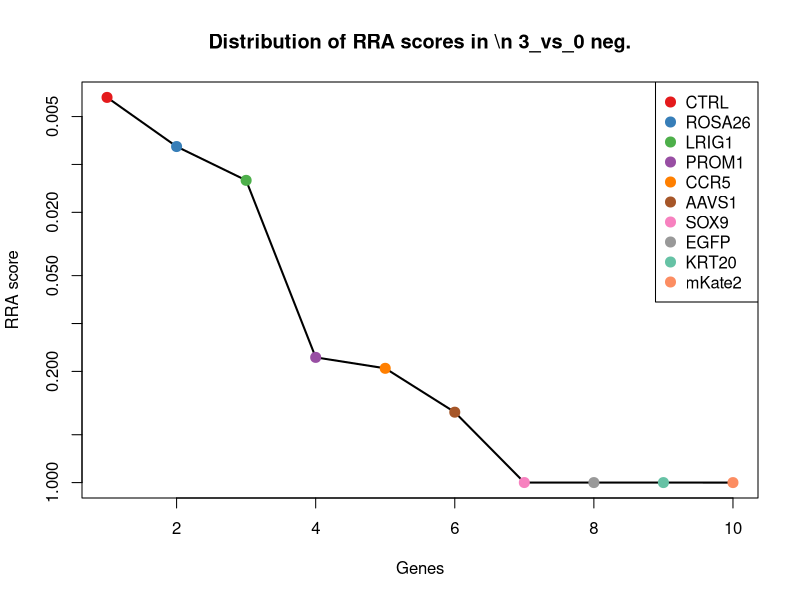
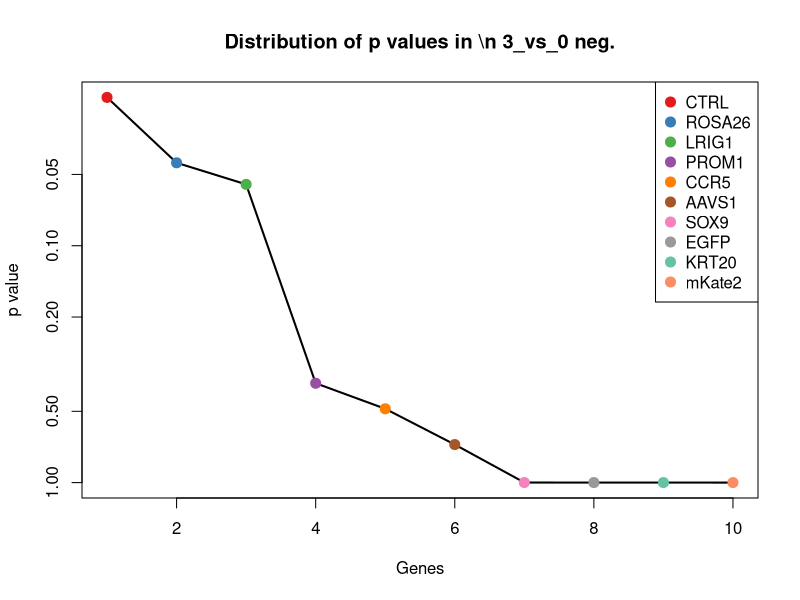
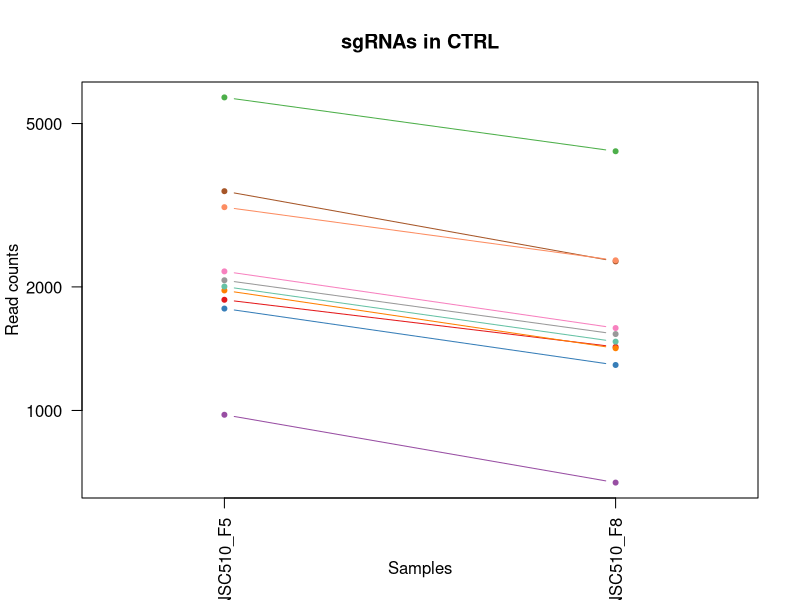
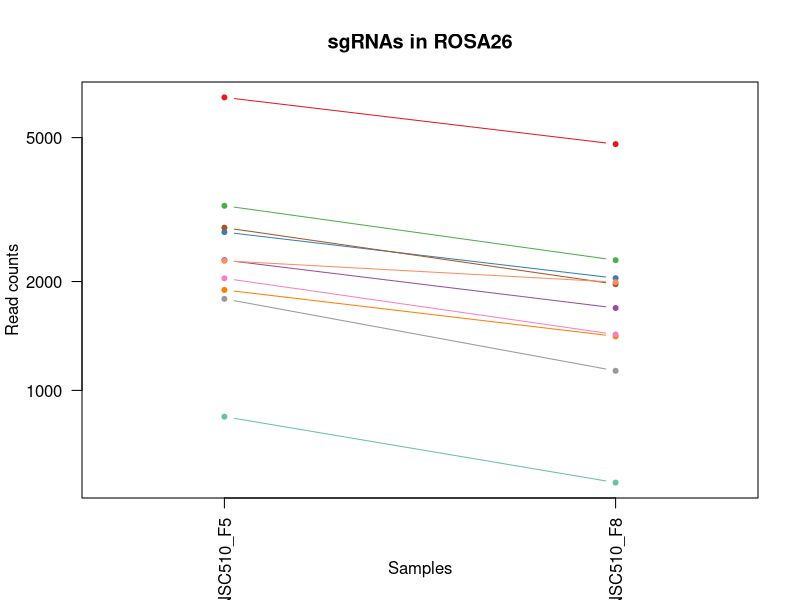
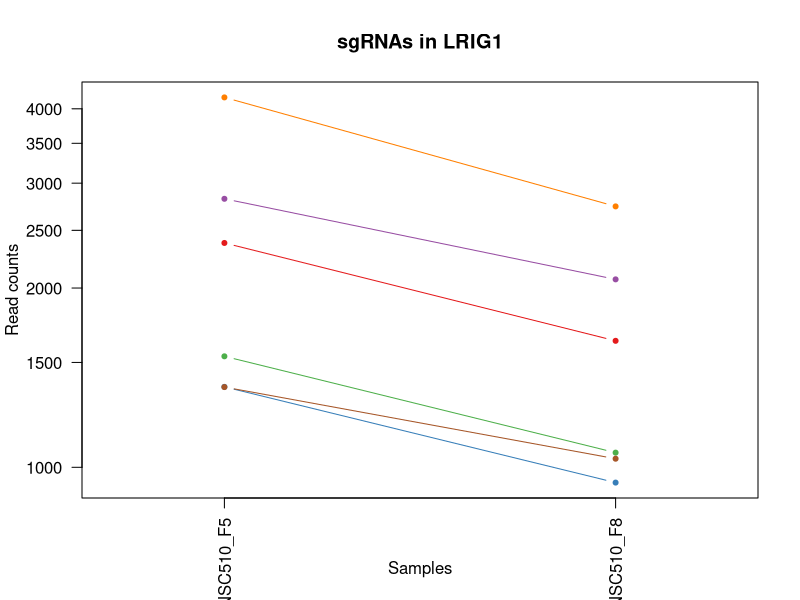
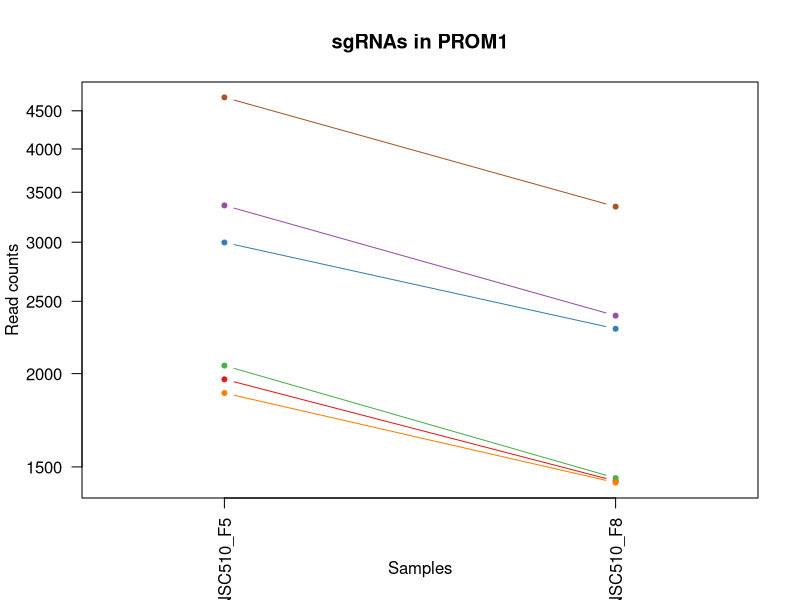
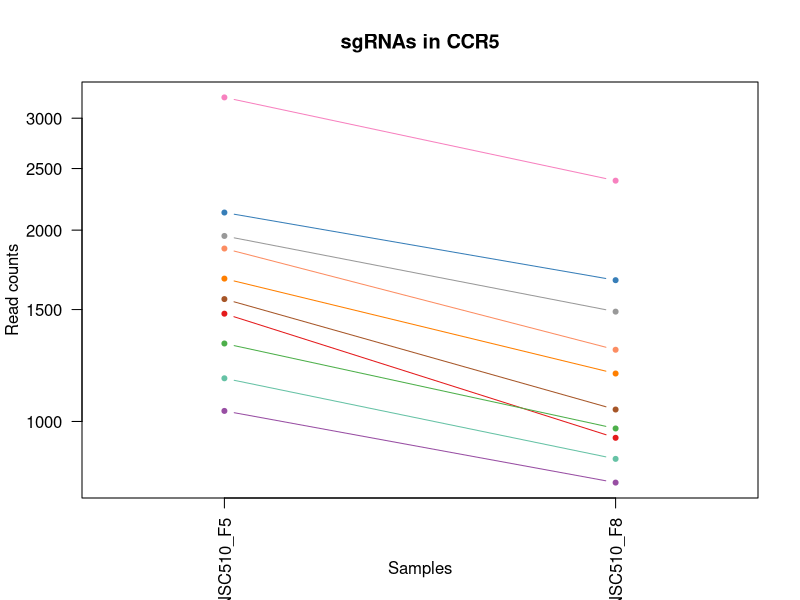
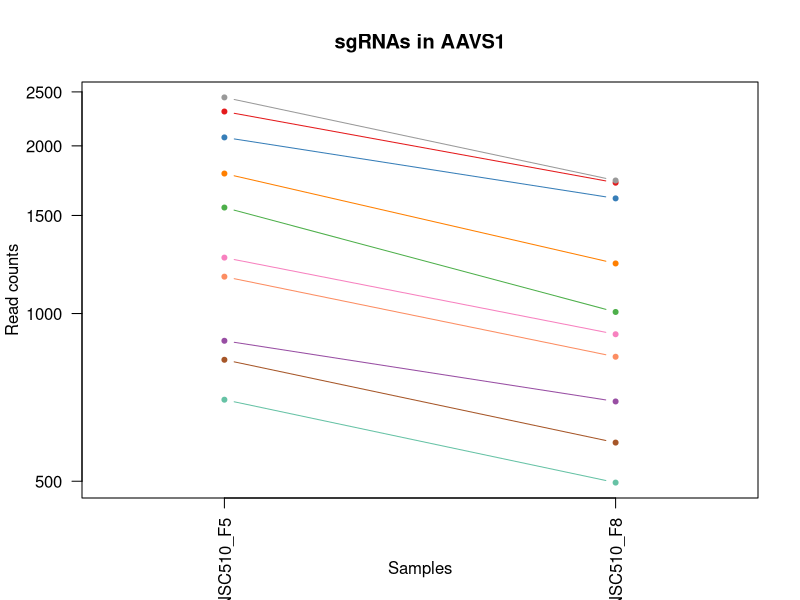

Here is the R script that generated these plots, in order: (Note: this script raises an error after producing the figures.)
pdf(file='S10B_c0_t3.pdf',width=4.5,height=4.5);
gstable=read.table('S10B_c0_t3.gene_summary.txt',header=T)
# 
#
# parameters
# Do not modify the variables beginning with "__"

# gstablename='__GENE_SUMMARY_FILE__'
startindex=3
# outputfile='__OUTPUT_FILE__'
targetgenelist=c("CTRL","ROSA26","LRIG1","PROM1","CCR5","AAVS1","SOX9","EGFP","KRT20","mKate2")
# samplelabel=sub('.\\w+.\\w+$','',colnames(gstable)[startindex]);
samplelabel='3_vs_0 neg.'


# You need to write some codes in front of this code:
# gstable=read.table(gstablename,header=T)
# pdf(file=outputfile,width=6,height=6)


# set up color using RColorBrewer
#library(RColorBrewer)
#colors <- brewer.pal(length(targetgenelist), "Set1")

colors=c( "#E41A1C", "#377EB8", "#4DAF4A", "#984EA3", "#FF7F00",  "#A65628", "#F781BF",
          "#999999", "#66C2A5", "#FC8D62", "#8DA0CB", "#E78AC3", "#A6D854", "#FFD92F", "#E5C494", "#B3B3B3", 
          "#8DD3C7", "#FFFFB3", "#BEBADA", "#FB8072", "#80B1D3", "#FDB462", "#B3DE69", "#FCCDE5",
          "#D9D9D9", "#BC80BD", "#CCEBC5", "#FFED6F")

######
# function definition

plotrankedvalues<-function(val, tglist, ...){
  
  plot(val,log='y',ylim=c(max(val),min(val)),type='l',lwd=2, ...)
  if(length(tglist)>0){
    for(i in 1:length(tglist)){
      targetgene=tglist[i];
      tx=which(names(val)==targetgene);ty=val[targetgene];
      points(tx,ty,col=colors[(i %% length(colors)) ],cex=2,pch=20)
      # text(tx+50,ty,targetgene,col=colors[i])
    }
    legend('topright',tglist,pch=20,pt.cex = 2,cex=1,col=colors)
  }
}



plotrandvalues<-function(val,targetgenelist, ...){
  # choose the one with the best distance distribution
  
  mindiffvalue=0;
  randval=val;
  for(i in 1:20){
    randval0=sample(val)
    vindex=sort(which(names(randval0) %in% targetgenelist))
    if(max(vindex)>0.9*length(val)){
      # print('pass...')
      next;
    }
    mindiffind=min(diff(vindex));
    if (mindiffind > mindiffvalue){
      mindiffvalue=mindiffind;
      randval=randval0;
      # print(paste('Diff: ',mindiffvalue))
    }
  }
  plot(randval,log='y',ylim=c(max(randval),min(randval)),pch=20,col='grey', ...)
  
  if(length(targetgenelist)>0){
    for(i in 1:length(targetgenelist)){
      targetgene=targetgenelist[i];
      tx=which(names(randval)==targetgene);ty=randval[targetgene];
      points(tx,ty,col=colors[(i %% length(colors)) ],cex=2,pch=20)
      text(tx+50,ty,targetgene,col=colors[i])
    }
  }
  
}




# set.seed(1235)



pvec=gstable[,startindex]
names(pvec)=gstable[,'id']
pvec=sort(pvec);

plotrankedvalues(pvec,targetgenelist,xlab='Genes',ylab='RRA score',main=paste('Distribution of RRA scores in \\n',samplelabel))

# plotrandvalues(pvec,targetgenelist,xlab='Genes',ylab='RRA score',main=paste('Distribution of RRA scores in \\n',samplelabel))


pvec=gstable[,startindex+1]
names(pvec)=gstable[,'id']
pvec=sort(pvec);

plotrankedvalues(pvec,targetgenelist,xlab='Genes',ylab='p value',main=paste('Distribution of p values in \\n',samplelabel))

# plotrandvalues(pvec,targetgenelist,xlab='Genes',ylab='p value',main=paste('Distribution of p values in \\n',samplelabel))



# you need to write after this code:
# dev.off()






# parameters
# Do not modify the variables beginning with "__"
targetmat=list(c(1859.580712707565,1427.235741709487),c(1769.9763854995033,1289.5969140384861),c(5788.206799128553,4279.077183835385),c(975.1743662383851,666.2771275793674),c(1959.6582729659197,1416.7155765371813),c(3420.09243720121,2306.546214028047),c(2180.7598595832146,1586.791580156125),c(2074.863836519142,1534.190754294596),c(2002.714897728235,1470.1930828297357),c(3126.8419117930084,2320.5731009244546))
targetgene="CTRL"
collabel=c("S77_MNSC510_F5","S80_MNSC510_F8")

# set up color using RColorBrewer
#library(RColorBrewer)
#colors <- brewer.pal(length(targetgenelist), "Set1")

colors=c( "#E41A1C", "#377EB8", "#4DAF4A", "#984EA3", "#FF7F00",  "#A65628", "#F781BF",
          "#999999", "#66C2A5", "#FC8D62", "#8DA0CB", "#E78AC3", "#A6D854", "#FFD92F", "#E5C494", "#B3B3B3", 
          "#8DD3C7", "#FFFFB3", "#BEBADA", "#FB8072", "#80B1D3", "#FDB462", "#B3DE69", "#FCCDE5",
          "#D9D9D9", "#BC80BD", "#CCEBC5", "#FFED6F")


## code

targetmatvec=unlist(targetmat)+1
yrange=range(targetmatvec[targetmatvec>0]);
# yrange[1]=1; # set the minimum value to 1
for(i in 1:length(targetmat)){
  vali=targetmat[[i]]+1;
  if(i==1){
    plot(1:length(vali),vali,type='b',las=1,pch=20,main=paste('sgRNAs in',targetgene),ylab='Read counts',xlab='Samples',xlim=c(0.7,length(vali)+0.3),ylim = yrange,col=colors[(i %% length(colors))],xaxt='n',log='y')
    axis(1,at=1:length(vali),labels=(collabel),las=2)
    # lines(0:100,rep(1,101),col='black');
  }else{
    lines(1:length(vali),vali,type='b',pch=20,col=colors[(i %% length(colors))])
  }
}




# parameters
# Do not modify the variables beginning with "__"
targetmat=list(c(6457.330021786157,4795.441957709394),c(2738.1685963710265,2041.788723858351),c(3238.5563976627996,2289.8892858385625),c(2291.310652891862,1688.486510155081),c(1894.4914895418747,1409.7021330889775),c(2817.2996905287955,1965.5175263591339),c(2039.953059684832,1426.3590612784615),c(1789.7591590389457,1131.7944364538992),c(844.8407993902955,554.938712839131),c(2280.837419841569,1990.941258858873))
targetgene="ROSA26"
collabel=c("S77_MNSC510_F5","S80_MNSC510_F8")

# set up color using RColorBrewer
#library(RColorBrewer)
#colors <- brewer.pal(length(targetgenelist), "Set1")

colors=c( "#E41A1C", "#377EB8", "#4DAF4A", "#984EA3", "#FF7F00",  "#A65628", "#F781BF",
          "#999999", "#66C2A5", "#FC8D62", "#8DA0CB", "#E78AC3", "#A6D854", "#FFD92F", "#E5C494", "#B3B3B3", 
          "#8DD3C7", "#FFFFB3", "#BEBADA", "#FB8072", "#80B1D3", "#FDB462", "#B3DE69", "#FCCDE5",
          "#D9D9D9", "#BC80BD", "#CCEBC5", "#FFED6F")


## code

targetmatvec=unlist(targetmat)+1
yrange=range(targetmatvec[targetmatvec>0]);
# yrange[1]=1; # set the minimum value to 1
for(i in 1:length(targetmat)){
  vali=targetmat[[i]]+1;
  if(i==1){
    plot(1:length(vali),vali,type='b',las=1,pch=20,main=paste('sgRNAs in',targetgene),ylab='Read counts',xlab='Samples',xlim=c(0.7,length(vali)+0.3),ylim = yrange,col=colors[(i %% length(colors))],xaxt='n',log='y')
    axis(1,at=1:length(vali),labels=(collabel),las=2)
    # lines(0:100,rep(1,101),col='black');
  }else{
    lines(1:length(vali),vali,type='b',pch=20,col=colors[(i %% length(colors))])
  }
}




# parameters
# Do not modify the variables beginning with "__"
targetmat=list(c(2379.75128753878,1629.7489212763737),c(1363.8476816603668,941.5547829213692),c(1534.9104881484845,1057.276599816733),c(2823.1181533345134,2067.21245635809),c(4178.819987066875,2741.3797078166867),c(1362.6839890992233,1032.7295477480195))
targetgene="LRIG1"
collabel=c("S77_MNSC510_F5","S80_MNSC510_F8")

# set up color using RColorBrewer
#library(RColorBrewer)
#colors <- brewer.pal(length(targetgenelist), "Set1")

colors=c( "#E41A1C", "#377EB8", "#4DAF4A", "#984EA3", "#FF7F00",  "#A65628", "#F781BF",
          "#999999", "#66C2A5", "#FC8D62", "#8DA0CB", "#E78AC3", "#A6D854", "#FFD92F", "#E5C494", "#B3B3B3", 
          "#8DD3C7", "#FFFFB3", "#BEBADA", "#FB8072", "#80B1D3", "#FDB462", "#B3DE69", "#FCCDE5",
          "#D9D9D9", "#BC80BD", "#CCEBC5", "#FFED6F")


## code

targetmatvec=unlist(targetmat)+1
yrange=range(targetmatvec[targetmatvec>0]);
# yrange[1]=1; # set the minimum value to 1
for(i in 1:length(targetmat)){
  vali=targetmat[[i]]+1;
  if(i==1){
    plot(1:length(vali),vali,type='b',las=1,pch=20,main=paste('sgRNAs in',targetgene),ylab='Read counts',xlab='Samples',xlim=c(0.7,length(vali)+0.3),ylim = yrange,col=colors[(i %% length(colors))],xaxt='n',log='y')
    axis(1,at=1:length(vali),labels=(collabel),las=2)
    # lines(0:100,rep(1,101),col='black');
  }else{
    lines(1:length(vali),vali,type='b',pch=20,col=colors[(i %% length(colors))])
  }
}




# parameters
# Do not modify the variables beginning with "__"
targetmat=list(c(1964.3130432104942,1435.1258655887164),c(2996.5083449449185,2296.026048855741),c(2049.2626001739814,1448.2760720540987),c(3359.58042402174,2390.707535406493),c(1882.8545639304382,1428.1124221405125),c(4688.517328847797,3347.165885655296))
targetgene="PROM1"
collabel=c("S77_MNSC510_F5","S80_MNSC510_F8")

# set up color using RColorBrewer
#library(RColorBrewer)
#colors <- brewer.pal(length(targetgenelist), "Set1")

colors=c( "#E41A1C", "#377EB8", "#4DAF4A", "#984EA3", "#FF7F00",  "#A65628", "#F781BF",
          "#999999", "#66C2A5", "#FC8D62", "#8DA0CB", "#E78AC3", "#A6D854", "#FFD92F", "#E5C494", "#B3B3B3", 
          "#8DD3C7", "#FFFFB3", "#BEBADA", "#FB8072", "#80B1D3", "#FDB462", "#B3DE69", "#FCCDE5",
          "#D9D9D9", "#BC80BD", "#CCEBC5", "#FFED6F")


## code

targetmatvec=unlist(targetmat)+1
yrange=range(targetmatvec[targetmatvec>0]);
# yrange[1]=1; # set the minimum value to 1
for(i in 1:length(targetmat)){
  vali=targetmat[[i]]+1;
  if(i==1){
    plot(1:length(vali),vali,type='b',las=1,pch=20,main=paste('sgRNAs in',targetgene),ylab='Read counts',xlab='Samples',xlim=c(0.7,length(vali)+0.3),ylim = yrange,col=colors[(i %% length(colors))],xaxt='n',log='y')
    axis(1,at=1:length(vali),labels=(collabel),las=2)
    # lines(0:100,rep(1,101),col='black');
  }else{
    lines(1:length(vali),vali,type='b',pch=20,col=colors[(i %% length(colors))])
  }
}




# parameters
# Do not modify the variables beginning with "__"
targetmat=list(c(1476.7258600913017,941.5547829213692),c(2130.7210794540374,1667.4461798104694),c(1325.445827142626,973.991958869312),c(1038.0137645401426,800.4092335262663),c(1676.8809806080108,1188.7786644705554),c(1557.020646810214,1043.2497129203252),c(3233.901627418225,2391.584215837519),c(1957.3308878436324,1487.7266914502454),c(1168.3473313882323,872.297028870356),c(1870.053945757858,1295.7336770556644))
targetgene="CCR5"
collabel=c("S77_MNSC510_F5","S80_MNSC510_F8")

# set up color using RColorBrewer
#library(RColorBrewer)
#colors <- brewer.pal(length(targetgenelist), "Set1")

colors=c( "#E41A1C", "#377EB8", "#4DAF4A", "#984EA3", "#FF7F00",  "#A65628", "#F781BF",
          "#999999", "#66C2A5", "#FC8D62", "#8DA0CB", "#E78AC3", "#A6D854", "#FFD92F", "#E5C494", "#B3B3B3", 
          "#8DD3C7", "#FFFFB3", "#BEBADA", "#FB8072", "#80B1D3", "#FDB462", "#B3DE69", "#FCCDE5",
          "#D9D9D9", "#BC80BD", "#CCEBC5", "#FFED6F")


## code

targetmatvec=unlist(targetmat)+1
yrange=range(targetmatvec[targetmatvec>0]);
# yrange[1]=1; # set the minimum value to 1
for(i in 1:length(targetmat)){
  vali=targetmat[[i]]+1;
  if(i==1){
    plot(1:length(vali),vali,type='b',las=1,pch=20,main=paste('sgRNAs in',targetgene),ylab='Read counts',xlab='Samples',xlim=c(0.7,length(vali)+0.3),ylim = yrange,col=colors[(i %% length(colors))],xaxt='n',log='y')
    axis(1,at=1:length(vali),labels=(collabel),las=2)
    # lines(0:100,rep(1,101),col='black');
  }else{
    lines(1:length(vali),vali,type='b',pch=20,col=colors[(i %% length(colors))])
  }
}




# parameters
# Do not modify the variables beginning with "__"
targetmat=list(c(2304.1112710644425,1716.5402839478966),c(2070.2090662745672,1608.708590931762),c(1548.8747988822083,1005.5524543862294),c(892.5521943971854,694.3309013721829),c(1782.7770036720835,1229.1059642977277),c(825.0580258508534,585.622527925023),c(1259.1153511574375,917.0077308526556),c(2442.5906858405374,1732.3205317063553),c(699.3792292473382,496.2011239604236),c(1163.6925611436577,835.4764507672857))
targetgene="AAVS1"
collabel=c("S77_MNSC510_F5","S80_MNSC510_F8")

# set up color using RColorBrewer
#library(RColorBrewer)
#colors <- brewer.pal(length(targetgenelist), "Set1")

colors=c( "#E41A1C", "#377EB8", "#4DAF4A", "#984EA3", "#FF7F00",  "#A65628", "#F781BF",
          "#999999", "#66C2A5", "#FC8D62", "#8DA0CB", "#E78AC3", "#A6D854", "#FFD92F", "#E5C494", "#B3B3B3", 
          "#8DD3C7", "#FFFFB3", "#BEBADA", "#FB8072", "#80B1D3", "#FDB462", "#B3DE69", "#FCCDE5",
          "#D9D9D9", "#BC80BD", "#CCEBC5", "#FFED6F")


## code

targetmatvec=unlist(targetmat)+1
yrange=range(targetmatvec[targetmatvec>0]);
# yrange[1]=1; # set the minimum value to 1
for(i in 1:length(targetmat)){
  vali=targetmat[[i]]+1;
  if(i==1){
    plot(1:length(vali),vali,type='b',las=1,pch=20,main=paste('sgRNAs in',targetgene),ylab='Read counts',xlab='Samples',xlim=c(0.7,length(vali)+0.3),ylim = yrange,col=colors[(i %% length(colors))],xaxt='n',log='y')
    axis(1,at=1:length(vali),labels=(collabel),las=2)
    # lines(0:100,rep(1,101),col='black');
  }else{
    lines(1:length(vali),vali,type='b',pch=20,col=colors[(i %% length(colors))])
  }
}




# parameters
# Do not modify the variables beginning with "__"
targetmat=list(c(1604.732041817104,3010.52060014151),c(1232.3504222511335,2672.1219537656734),c(1099.6894702807565,1376.388276710009),c(864.6235729297376,1797.1948836022411),c(1746.7025342766303,3288.4282967765885),c(3112.877601059284,3405.903474534003))
targetgene="SOX9"
collabel=c("S77_MNSC510_F5","S80_MNSC510_F8")

# set up color using RColorBrewer
#library(RColorBrewer)
#colors <- brewer.pal(length(targetgenelist), "Set1")

colors=c( "#E41A1C", "#377EB8", "#4DAF4A", "#984EA3", "#FF7F00",  "#A65628", "#F781BF",
          "#999999", "#66C2A5", "#FC8D62", "#8DA0CB", "#E78AC3", "#A6D854", "#FFD92F", "#E5C494", "#B3B3B3", 
          "#8DD3C7", "#FFFFB3", "#BEBADA", "#FB8072", "#80B1D3", "#FDB462", "#B3DE69", "#FCCDE5",
          "#D9D9D9", "#BC80BD", "#CCEBC5", "#FFED6F")


## code

targetmatvec=unlist(targetmat)+1
yrange=range(targetmatvec[targetmatvec>0]);
# yrange[1]=1; # set the minimum value to 1
for(i in 1:length(targetmat)){
  vali=targetmat[[i]]+1;
  if(i==1){
    plot(1:length(vali),vali,type='b',las=1,pch=20,main=paste('sgRNAs in',targetgene),ylab='Read counts',xlab='Samples',xlim=c(0.7,length(vali)+0.3),ylim = yrange,col=colors[(i %% length(colors))],xaxt='n',log='y')
    axis(1,at=1:length(vali),labels=(collabel),las=2)
    # lines(0:100,rep(1,101),col='black');
  }else{
    lines(1:length(vali),vali,type='b',pch=20,col=colors[(i %% length(colors))])
  }
}




# parameters
# Do not modify the variables beginning with "__"
targetmat=list(c(1026.376838928706,1971.6542893763121),c(1083.3977744247454,2590.5906736803036),c(644.6856788735864,1419.3456178302577),c(674.9416854633215,1412.3321743820538),c(1034.5226868567117,2303.039492303945),c(1924.7474961316098,2711.5725731618204))
targetgene="EGFP"
collabel=c("S77_MNSC510_F5","S80_MNSC510_F8")

# set up color using RColorBrewer
#library(RColorBrewer)
#colors <- brewer.pal(length(targetgenelist), "Set1")

colors=c( "#E41A1C", "#377EB8", "#4DAF4A", "#984EA3", "#FF7F00",  "#A65628", "#F781BF",
          "#999999", "#66C2A5", "#FC8D62", "#8DA0CB", "#E78AC3", "#A6D854", "#FFD92F", "#E5C494", "#B3B3B3", 
          "#8DD3C7", "#FFFFB3", "#BEBADA", "#FB8072", "#80B1D3", "#FDB462", "#B3DE69", "#FCCDE5",
          "#D9D9D9", "#BC80BD", "#CCEBC5", "#FFED6F")


## code

targetmatvec=unlist(targetmat)+1
yrange=range(targetmatvec[targetmatvec>0]);
# yrange[1]=1; # set the minimum value to 1
for(i in 1:length(targetmat)){
  vali=targetmat[[i]]+1;
  if(i==1){
    plot(1:length(vali),vali,type='b',las=1,pch=20,main=paste('sgRNAs in',targetgene),ylab='Read counts',xlab='Samples',xlim=c(0.7,length(vali)+0.3),ylim = yrange,col=colors[(i %% length(colors))],xaxt='n',log='y')
    axis(1,at=1:length(vali),labels=(collabel),las=2)
    # lines(0:100,rep(1,101),col='black');
  }else{
    lines(1:length(vali),vali,type='b',pch=20,col=colors[(i %% length(colors))])
  }
}




# parameters
# Do not modify the variables beginning with "__"
targetmat=list(c(907.6801976920531,1385.1550810202639),c(1167.1836388270888,2097.8962714439817),c(994.9571397778274,1682.3497471379028),c(394.49177822769997,758.3285728370431),c(1480.2169377747325,2630.917973507476),c(799.4567895056929,1183.5185818844027))
targetgene="KRT20"
collabel=c("S77_MNSC510_F5","S80_MNSC510_F8")

# set up color using RColorBrewer
#library(RColorBrewer)
#colors <- brewer.pal(length(targetgenelist), "Set1")

colors=c( "#E41A1C", "#377EB8", "#4DAF4A", "#984EA3", "#FF7F00",  "#A65628", "#F781BF",
          "#999999", "#66C2A5", "#FC8D62", "#8DA0CB", "#E78AC3", "#A6D854", "#FFD92F", "#E5C494", "#B3B3B3", 
          "#8DD3C7", "#FFFFB3", "#BEBADA", "#FB8072", "#80B1D3", "#FDB462", "#B3DE69", "#FCCDE5",
          "#D9D9D9", "#BC80BD", "#CCEBC5", "#FFED6F")


## code

targetmatvec=unlist(targetmat)+1
yrange=range(targetmatvec[targetmatvec>0]);
# yrange[1]=1; # set the minimum value to 1
for(i in 1:length(targetmat)){
  vali=targetmat[[i]]+1;
  if(i==1){
    plot(1:length(vali),vali,type='b',las=1,pch=20,main=paste('sgRNAs in',targetgene),ylab='Read counts',xlab='Samples',xlim=c(0.7,length(vali)+0.3),ylim = yrange,col=colors[(i %% length(colors))],xaxt='n',log='y')
    axis(1,at=1:length(vali),labels=(collabel),las=2)
    # lines(0:100,rep(1,101),col='black');
  }else{
    lines(1:length(vali),vali,type='b',pch=20,col=colors[(i %% length(colors))])
  }
}




# parameters
# Do not modify the variables beginning with "__"
targetmat=list(c(2123.7389240871753,4661.309851762496),c(2607.835029522937,5622.151604166425),c(2430.953760229101,5304.7932881352),c(1909.6194928367422,2933.3727222112675),c(2058.5721406631305,4243.13328616334),c(3680.7595708973895,7809.469279575006))
targetgene="mKate2"
collabel=c("S77_MNSC510_F5","S80_MNSC510_F8")

# set up color using RColorBrewer
#library(RColorBrewer)
#colors <- brewer.pal(length(targetgenelist), "Set1")

colors=c( "#E41A1C", "#377EB8", "#4DAF4A", "#984EA3", "#FF7F00",  "#A65628", "#F781BF",
          "#999999", "#66C2A5", "#FC8D62", "#8DA0CB", "#E78AC3", "#A6D854", "#FFD92F", "#E5C494", "#B3B3B3", 
          "#8DD3C7", "#FFFFB3", "#BEBADA", "#FB8072", "#80B1D3", "#FDB462", "#B3DE69", "#FCCDE5",
          "#D9D9D9", "#BC80BD", "#CCEBC5", "#FFED6F")


## code

targetmatvec=unlist(targetmat)+1
yrange=range(targetmatvec[targetmatvec>0]);
# yrange[1]=1; # set the minimum value to 1
for(i in 1:length(targetmat)){
  vali=targetmat[[i]]+1;
  if(i==1){
    plot(1:length(vali),vali,type='b',las=1,pch=20,main=paste('sgRNAs in',targetgene),ylab='Read counts',xlab='Samples',xlim=c(0.7,length(vali)+0.3),ylim = yrange,col=colors[(i %% length(colors))],xaxt='n',log='y')
    axis(1,at=1:length(vali),labels=(collabel),las=2)
    # lines(0:100,rep(1,101),col='black');
  }else{
    lines(1:length(vali),vali,type='b',pch=20,col=colors[(i %% length(colors))])
  }
}



# 
#
# parameters
# Do not modify the variables beginning with "__"

# gstablename='__GENE_SUMMARY_FILE__'
startindex=9
# outputfile='__OUTPUT_FILE__'
targetgenelist=c("EGFP","SOX9","mKate2","KRT20","LRIG1","PROM1","ROSA26","AAVS1","CCR5","CTRL")
# samplelabel=sub('.\\w+.\\w+$','',colnames(gstable)[startindex]);
samplelabel='3_vs_0 pos.'


# You need to write some codes in front of this code:
# gstable=read.table(gstablename,header=T)
# pdf(file=outputfile,width=6,height=6)


# set up color using RColorBrewer
#library(RColorBrewer)
#colors <- brewer.pal(length(targetgenelist), "Set1")

colors=c( "#E41A1C", "#377EB8", "#4DAF4A", "#984EA3", "#FF7F00",  "#A65628", "#F781BF",
          "#999999", "#66C2A5", "#FC8D62", "#8DA0CB", "#E78AC3", "#A6D854", "#FFD92F", "#E5C494", "#B3B3B3", 
          "#8DD3C7", "#FFFFB3", "#BEBADA", "#FB8072", "#80B1D3", "#FDB462", "#B3DE69", "#FCCDE5",
          "#D9D9D9", "#BC80BD", "#CCEBC5", "#FFED6F")

######
# function definition

plotrankedvalues<-function(val, tglist, ...){
  
  plot(val,log='y',ylim=c(max(val),min(val)),type='l',lwd=2, ...)
  if(length(tglist)>0){
    for(i in 1:length(tglist)){
      targetgene=tglist[i];
      tx=which(names(val)==targetgene);ty=val[targetgene];
      points(tx,ty,col=colors[(i %% length(colors)) ],cex=2,pch=20)
      # text(tx+50,ty,targetgene,col=colors[i])
    }
    legend('topright',tglist,pch=20,pt.cex = 2,cex=1,col=colors)
  }
}



plotrandvalues<-function(val,targetgenelist, ...){
  # choose the one with the best distance distribution
  
  mindiffvalue=0;
  randval=val;
  for(i in 1:20){
    randval0=sample(val)
    vindex=sort(which(names(randval0) %in% targetgenelist))
    if(max(vindex)>0.9*length(val)){
      # print('pass...')
      next;
    }
    mindiffind=min(diff(vindex));
    if (mindiffind > mindiffvalue){
      mindiffvalue=mindiffind;
      randval=randval0;
      # print(paste('Diff: ',mindiffvalue))
    }
  }
  plot(randval,log='y',ylim=c(max(randval),min(randval)),pch=20,col='grey', ...)
  
  if(length(targetgenelist)>0){
    for(i in 1:length(targetgenelist)){
      targetgene=targetgenelist[i];
      tx=which(names(randval)==targetgene);ty=randval[targetgene];
      points(tx,ty,col=colors[(i %% length(colors)) ],cex=2,pch=20)
      text(tx+50,ty,targetgene,col=colors[i])
    }
  }
  
}




# set.seed(1235)



pvec=gstable[,startindex]
names(pvec)=gstable[,'id']
pvec=sort(pvec);

plotrankedvalues(pvec,targetgenelist,xlab='Genes',ylab='RRA score',main=paste('Distribution of RRA scores in \\n',samplelabel))

# plotrandvalues(pvec,targetgenelist,xlab='Genes',ylab='RRA score',main=paste('Distribution of RRA scores in \\n',samplelabel))


pvec=gstable[,startindex+1]
names(pvec)=gstable[,'id']
pvec=sort(pvec);

plotrankedvalues(pvec,targetgenelist,xlab='Genes',ylab='p value',main=paste('Distribution of p values in \\n',samplelabel))

# plotrandvalues(pvec,targetgenelist,xlab='Genes',ylab='p value',main=paste('Distribution of p values in \\n',samplelabel))



# you need to write after this code:
# dev.off()






# parameters
# Do not modify the variables beginning with "__"
targetmat=list(c(1026.376838928706,1971.6542893763121),c(1083.3977744247454,2590.5906736803036),c(644.6856788735864,1419.3456178302577),c(674.9416854633215,1412.3321743820538),c(1034.5226868567117,2303.039492303945),c(1924.7474961316098,2711.5725731618204))
targetgene="EGFP"
collabel=c("S77_MNSC510_F5","S80_MNSC510_F8")

# set up color using RColorBrewer
#library(RColorBrewer)
#colors <- brewer.pal(length(targetgenelist), "Set1")

colors=c( "#E41A1C", "#377EB8", "#4DAF4A", "#984EA3", "#FF7F00",  "#A65628", "#F781BF",
          "#999999", "#66C2A5", "#FC8D62", "#8DA0CB", "#E78AC3", "#A6D854", "#FFD92F", "#E5C494", "#B3B3B3", 
          "#8DD3C7", "#FFFFB3", "#BEBADA", "#FB8072", "#80B1D3", "#FDB462", "#B3DE69", "#FCCDE5",
          "#D9D9D9", "#BC80BD", "#CCEBC5", "#FFED6F")


## code

targetmatvec=unlist(targetmat)+1
yrange=range(targetmatvec[targetmatvec>0]);
# yrange[1]=1; # set the minimum value to 1
for(i in 1:length(targetmat)){
  vali=targetmat[[i]]+1;
  if(i==1){
    plot(1:length(vali),vali,type='b',las=1,pch=20,main=paste('sgRNAs in',targetgene),ylab='Read counts',xlab='Samples',xlim=c(0.7,length(vali)+0.3),ylim = yrange,col=colors[(i %% length(colors))],xaxt='n',log='y')
    axis(1,at=1:length(vali),labels=(collabel),las=2)
    # lines(0:100,rep(1,101),col='black');
  }else{
    lines(1:length(vali),vali,type='b',pch=20,col=colors[(i %% length(colors))])
  }
}




# parameters
# Do not modify the variables beginning with "__"
targetmat=list(c(1604.732041817104,3010.52060014151),c(1232.3504222511335,2672.1219537656734),c(1099.6894702807565,1376.388276710009),c(864.6235729297376,1797.1948836022411),c(1746.7025342766303,3288.4282967765885),c(3112.877601059284,3405.903474534003))
targetgene="SOX9"
collabel=c("S77_MNSC510_F5","S80_MNSC510_F8")

# set up color using RColorBrewer
#library(RColorBrewer)
#colors <- brewer.pal(length(targetgenelist), "Set1")

colors=c( "#E41A1C", "#377EB8", "#4DAF4A", "#984EA3", "#FF7F00",  "#A65628", "#F781BF",
          "#999999", "#66C2A5", "#FC8D62", "#8DA0CB", "#E78AC3", "#A6D854", "#FFD92F", "#E5C494", "#B3B3B3", 
          "#8DD3C7", "#FFFFB3", "#BEBADA", "#FB8072", "#80B1D3", "#FDB462", "#B3DE69", "#FCCDE5",
          "#D9D9D9", "#BC80BD", "#CCEBC5", "#FFED6F")


## code

targetmatvec=unlist(targetmat)+1
yrange=range(targetmatvec[targetmatvec>0]);
# yrange[1]=1; # set the minimum value to 1
for(i in 1:length(targetmat)){
  vali=targetmat[[i]]+1;
  if(i==1){
    plot(1:length(vali),vali,type='b',las=1,pch=20,main=paste('sgRNAs in',targetgene),ylab='Read counts',xlab='Samples',xlim=c(0.7,length(vali)+0.3),ylim = yrange,col=colors[(i %% length(colors))],xaxt='n',log='y')
    axis(1,at=1:length(vali),labels=(collabel),las=2)
    # lines(0:100,rep(1,101),col='black');
  }else{
    lines(1:length(vali),vali,type='b',pch=20,col=colors[(i %% length(colors))])
  }
}




# parameters
# Do not modify the variables beginning with "__"
targetmat=list(c(2123.7389240871753,4661.309851762496),c(2607.835029522937,5622.151604166425),c(2430.953760229101,5304.7932881352),c(1909.6194928367422,2933.3727222112675),c(2058.5721406631305,4243.13328616334),c(3680.7595708973895,7809.469279575006))
targetgene="mKate2"
collabel=c("S77_MNSC510_F5","S80_MNSC510_F8")

# set up color using RColorBrewer
#library(RColorBrewer)
#colors <- brewer.pal(length(targetgenelist), "Set1")

colors=c( "#E41A1C", "#377EB8", "#4DAF4A", "#984EA3", "#FF7F00",  "#A65628", "#F781BF",
          "#999999", "#66C2A5", "#FC8D62", "#8DA0CB", "#E78AC3", "#A6D854", "#FFD92F", "#E5C494", "#B3B3B3", 
          "#8DD3C7", "#FFFFB3", "#BEBADA", "#FB8072", "#80B1D3", "#FDB462", "#B3DE69", "#FCCDE5",
          "#D9D9D9", "#BC80BD", "#CCEBC5", "#FFED6F")


## code

targetmatvec=unlist(targetmat)+1
yrange=range(targetmatvec[targetmatvec>0]);
# yrange[1]=1; # set the minimum value to 1
for(i in 1:length(targetmat)){
  vali=targetmat[[i]]+1;
  if(i==1){
    plot(1:length(vali),vali,type='b',las=1,pch=20,main=paste('sgRNAs in',targetgene),ylab='Read counts',xlab='Samples',xlim=c(0.7,length(vali)+0.3),ylim = yrange,col=colors[(i %% length(colors))],xaxt='n',log='y')
    axis(1,at=1:length(vali),labels=(collabel),las=2)
    # lines(0:100,rep(1,101),col='black');
  }else{
    lines(1:length(vali),vali,type='b',pch=20,col=colors[(i %% length(colors))])
  }
}




# parameters
# Do not modify the variables beginning with "__"
targetmat=list(c(907.6801976920531,1385.1550810202639),c(1167.1836388270888,2097.8962714439817),c(994.9571397778274,1682.3497471379028),c(394.49177822769997,758.3285728370431),c(1480.2169377747325,2630.917973507476),c(799.4567895056929,1183.5185818844027))
targetgene="KRT20"
collabel=c("S77_MNSC510_F5","S80_MNSC510_F8")

# set up color using RColorBrewer
#library(RColorBrewer)
#colors <- brewer.pal(length(targetgenelist), "Set1")

colors=c( "#E41A1C", "#377EB8", "#4DAF4A", "#984EA3", "#FF7F00",  "#A65628", "#F781BF",
          "#999999", "#66C2A5", "#FC8D62", "#8DA0CB", "#E78AC3", "#A6D854", "#FFD92F", "#E5C494", "#B3B3B3", 
          "#8DD3C7", "#FFFFB3", "#BEBADA", "#FB8072", "#80B1D3", "#FDB462", "#B3DE69", "#FCCDE5",
          "#D9D9D9", "#BC80BD", "#CCEBC5", "#FFED6F")


## code

targetmatvec=unlist(targetmat)+1
yrange=range(targetmatvec[targetmatvec>0]);
# yrange[1]=1; # set the minimum value to 1
for(i in 1:length(targetmat)){
  vali=targetmat[[i]]+1;
  if(i==1){
    plot(1:length(vali),vali,type='b',las=1,pch=20,main=paste('sgRNAs in',targetgene),ylab='Read counts',xlab='Samples',xlim=c(0.7,length(vali)+0.3),ylim = yrange,col=colors[(i %% length(colors))],xaxt='n',log='y')
    axis(1,at=1:length(vali),labels=(collabel),las=2)
    # lines(0:100,rep(1,101),col='black');
  }else{
    lines(1:length(vali),vali,type='b',pch=20,col=colors[(i %% length(colors))])
  }
}




# parameters
# Do not modify the variables beginning with "__"
targetmat=list(c(2379.75128753878,1629.7489212763737),c(1363.8476816603668,941.5547829213692),c(1534.9104881484845,1057.276599816733),c(2823.1181533345134,2067.21245635809),c(4178.819987066875,2741.3797078166867),c(1362.6839890992233,1032.7295477480195))
targetgene="LRIG1"
collabel=c("S77_MNSC510_F5","S80_MNSC510_F8")

# set up color using RColorBrewer
#library(RColorBrewer)
#colors <- brewer.pal(length(targetgenelist), "Set1")

colors=c( "#E41A1C", "#377EB8", "#4DAF4A", "#984EA3", "#FF7F00",  "#A65628", "#F781BF",
          "#999999", "#66C2A5", "#FC8D62", "#8DA0CB", "#E78AC3", "#A6D854", "#FFD92F", "#E5C494", "#B3B3B3", 
          "#8DD3C7", "#FFFFB3", "#BEBADA", "#FB8072", "#80B1D3", "#FDB462", "#B3DE69", "#FCCDE5",
          "#D9D9D9", "#BC80BD", "#CCEBC5", "#FFED6F")


## code

targetmatvec=unlist(targetmat)+1
yrange=range(targetmatvec[targetmatvec>0]);
# yrange[1]=1; # set the minimum value to 1
for(i in 1:length(targetmat)){
  vali=targetmat[[i]]+1;
  if(i==1){
    plot(1:length(vali),vali,type='b',las=1,pch=20,main=paste('sgRNAs in',targetgene),ylab='Read counts',xlab='Samples',xlim=c(0.7,length(vali)+0.3),ylim = yrange,col=colors[(i %% length(colors))],xaxt='n',log='y')
    axis(1,at=1:length(vali),labels=(collabel),las=2)
    # lines(0:100,rep(1,101),col='black');
  }else{
    lines(1:length(vali),vali,type='b',pch=20,col=colors[(i %% length(colors))])
  }
}




# parameters
# Do not modify the variables beginning with "__"
targetmat=list(c(1964.3130432104942,1435.1258655887164),c(2996.5083449449185,2296.026048855741),c(2049.2626001739814,1448.2760720540987),c(3359.58042402174,2390.707535406493),c(1882.8545639304382,1428.1124221405125),c(4688.517328847797,3347.165885655296))
targetgene="PROM1"
collabel=c("S77_MNSC510_F5","S80_MNSC510_F8")

# set up color using RColorBrewer
#library(RColorBrewer)
#colors <- brewer.pal(length(targetgenelist), "Set1")

colors=c( "#E41A1C", "#377EB8", "#4DAF4A", "#984EA3", "#FF7F00",  "#A65628", "#F781BF",
          "#999999", "#66C2A5", "#FC8D62", "#8DA0CB", "#E78AC3", "#A6D854", "#FFD92F", "#E5C494", "#B3B3B3", 
          "#8DD3C7", "#FFFFB3", "#BEBADA", "#FB8072", "#80B1D3", "#FDB462", "#B3DE69", "#FCCDE5",
          "#D9D9D9", "#BC80BD", "#CCEBC5", "#FFED6F")


## code

targetmatvec=unlist(targetmat)+1
yrange=range(targetmatvec[targetmatvec>0]);
# yrange[1]=1; # set the minimum value to 1
for(i in 1:length(targetmat)){
  vali=targetmat[[i]]+1;
  if(i==1){
    plot(1:length(vali),vali,type='b',las=1,pch=20,main=paste('sgRNAs in',targetgene),ylab='Read counts',xlab='Samples',xlim=c(0.7,length(vali)+0.3),ylim = yrange,col=colors[(i %% length(colors))],xaxt='n',log='y')
    axis(1,at=1:length(vali),labels=(collabel),las=2)
    # lines(0:100,rep(1,101),col='black');
  }else{
    lines(1:length(vali),vali,type='b',pch=20,col=colors[(i %% length(colors))])
  }
}




# parameters
# Do not modify the variables beginning with "__"
targetmat=list(c(6457.330021786157,4795.441957709394),c(2738.1685963710265,2041.788723858351),c(3238.5563976627996,2289.8892858385625),c(2291.310652891862,1688.486510155081),c(1894.4914895418747,1409.7021330889775),c(2817.2996905287955,1965.5175263591339),c(2039.953059684832,1426.3590612784615),c(1789.7591590389457,1131.7944364538992),c(844.8407993902955,554.938712839131),c(2280.837419841569,1990.941258858873))
targetgene="ROSA26"
collabel=c("S77_MNSC510_F5","S80_MNSC510_F8")

# set up color using RColorBrewer
#library(RColorBrewer)
#colors <- brewer.pal(length(targetgenelist), "Set1")

colors=c( "#E41A1C", "#377EB8", "#4DAF4A", "#984EA3", "#FF7F00",  "#A65628", "#F781BF",
          "#999999", "#66C2A5", "#FC8D62", "#8DA0CB", "#E78AC3", "#A6D854", "#FFD92F", "#E5C494", "#B3B3B3", 
          "#8DD3C7", "#FFFFB3", "#BEBADA", "#FB8072", "#80B1D3", "#FDB462", "#B3DE69", "#FCCDE5",
          "#D9D9D9", "#BC80BD", "#CCEBC5", "#FFED6F")


## code

targetmatvec=unlist(targetmat)+1
yrange=range(targetmatvec[targetmatvec>0]);
# yrange[1]=1; # set the minimum value to 1
for(i in 1:length(targetmat)){
  vali=targetmat[[i]]+1;
  if(i==1){
    plot(1:length(vali),vali,type='b',las=1,pch=20,main=paste('sgRNAs in',targetgene),ylab='Read counts',xlab='Samples',xlim=c(0.7,length(vali)+0.3),ylim = yrange,col=colors[(i %% length(colors))],xaxt='n',log='y')
    axis(1,at=1:length(vali),labels=(collabel),las=2)
    # lines(0:100,rep(1,101),col='black');
  }else{
    lines(1:length(vali),vali,type='b',pch=20,col=colors[(i %% length(colors))])
  }
}




# parameters
# Do not modify the variables beginning with "__"
targetmat=list(c(2304.1112710644425,1716.5402839478966),c(2070.2090662745672,1608.708590931762),c(1548.8747988822083,1005.5524543862294),c(892.5521943971854,694.3309013721829),c(1782.7770036720835,1229.1059642977277),c(825.0580258508534,585.622527925023),c(1259.1153511574375,917.0077308526556),c(2442.5906858405374,1732.3205317063553),c(699.3792292473382,496.2011239604236),c(1163.6925611436577,835.4764507672857))
targetgene="AAVS1"
collabel=c("S77_MNSC510_F5","S80_MNSC510_F8")

# set up color using RColorBrewer
#library(RColorBrewer)
#colors <- brewer.pal(length(targetgenelist), "Set1")

colors=c( "#E41A1C", "#377EB8", "#4DAF4A", "#984EA3", "#FF7F00",  "#A65628", "#F781BF",
          "#999999", "#66C2A5", "#FC8D62", "#8DA0CB", "#E78AC3", "#A6D854", "#FFD92F", "#E5C494", "#B3B3B3", 
          "#8DD3C7", "#FFFFB3", "#BEBADA", "#FB8072", "#80B1D3", "#FDB462", "#B3DE69", "#FCCDE5",
          "#D9D9D9", "#BC80BD", "#CCEBC5", "#FFED6F")


## code

targetmatvec=unlist(targetmat)+1
yrange=range(targetmatvec[targetmatvec>0]);
# yrange[1]=1; # set the minimum value to 1
for(i in 1:length(targetmat)){
  vali=targetmat[[i]]+1;
  if(i==1){
    plot(1:length(vali),vali,type='b',las=1,pch=20,main=paste('sgRNAs in',targetgene),ylab='Read counts',xlab='Samples',xlim=c(0.7,length(vali)+0.3),ylim = yrange,col=colors[(i %% length(colors))],xaxt='n',log='y')
    axis(1,at=1:length(vali),labels=(collabel),las=2)
    # lines(0:100,rep(1,101),col='black');
  }else{
    lines(1:length(vali),vali,type='b',pch=20,col=colors[(i %% length(colors))])
  }
}




# parameters
# Do not modify the variables beginning with "__"
targetmat=list(c(1476.7258600913017,941.5547829213692),c(2130.7210794540374,1667.4461798104694),c(1325.445827142626,973.991958869312),c(1038.0137645401426,800.4092335262663),c(1676.8809806080108,1188.7786644705554),c(1557.020646810214,1043.2497129203252),c(3233.901627418225,2391.584215837519),c(1957.3308878436324,1487.7266914502454),c(1168.3473313882323,872.297028870356),c(1870.053945757858,1295.7336770556644))
targetgene="CCR5"
collabel=c("S77_MNSC510_F5","S80_MNSC510_F8")

# set up color using RColorBrewer
#library(RColorBrewer)
#colors <- brewer.pal(length(targetgenelist), "Set1")

colors=c( "#E41A1C", "#377EB8", "#4DAF4A", "#984EA3", "#FF7F00",  "#A65628", "#F781BF",
          "#999999", "#66C2A5", "#FC8D62", "#8DA0CB", "#E78AC3", "#A6D854", "#FFD92F", "#E5C494", "#B3B3B3", 
          "#8DD3C7", "#FFFFB3", "#BEBADA", "#FB8072", "#80B1D3", "#FDB462", "#B3DE69", "#FCCDE5",
          "#D9D9D9", "#BC80BD", "#CCEBC5", "#FFED6F")


## code

targetmatvec=unlist(targetmat)+1
yrange=range(targetmatvec[targetmatvec>0]);
# yrange[1]=1; # set the minimum value to 1
for(i in 1:length(targetmat)){
  vali=targetmat[[i]]+1;
  if(i==1){
    plot(1:length(vali),vali,type='b',las=1,pch=20,main=paste('sgRNAs in',targetgene),ylab='Read counts',xlab='Samples',xlim=c(0.7,length(vali)+0.3),ylim = yrange,col=colors[(i %% length(colors))],xaxt='n',log='y')
    axis(1,at=1:length(vali),labels=(collabel),las=2)
    # lines(0:100,rep(1,101),col='black');
  }else{
    lines(1:length(vali),vali,type='b',pch=20,col=colors[(i %% length(colors))])
  }
}




# parameters
# Do not modify the variables beginning with "__"
targetmat=list(c(1859.580712707565,1427.235741709487),c(1769.9763854995033,1289.5969140384861),c(5788.206799128553,4279.077183835385),c(975.1743662383851,666.2771275793674),c(1959.6582729659197,1416.7155765371813),c(3420.09243720121,2306.546214028047),c(2180.7598595832146,1586.791580156125),c(2074.863836519142,1534.190754294596),c(2002.714897728235,1470.1930828297357),c(3126.8419117930084,2320.5731009244546))
targetgene="CTRL"
collabel=c("S77_MNSC510_F5","S80_MNSC510_F8")

# set up color using RColorBrewer
#library(RColorBrewer)
#colors <- brewer.pal(length(targetgenelist), "Set1")

colors=c( "#E41A1C", "#377EB8", "#4DAF4A", "#984EA3", "#FF7F00",  "#A65628", "#F781BF",
          "#999999", "#66C2A5", "#FC8D62", "#8DA0CB", "#E78AC3", "#A6D854", "#FFD92F", "#E5C494", "#B3B3B3", 
          "#8DD3C7", "#FFFFB3", "#BEBADA", "#FB8072", "#80B1D3", "#FDB462", "#B3DE69", "#FCCDE5",
          "#D9D9D9", "#BC80BD", "#CCEBC5", "#FFED6F")


## code

targetmatvec=unlist(targetmat)+1
yrange=range(targetmatvec[targetmatvec>0]);
# yrange[1]=1; # set the minimum value to 1
for(i in 1:length(targetmat)){
  vali=targetmat[[i]]+1;
  if(i==1){
    plot(1:length(vali),vali,type='b',las=1,pch=20,main=paste('sgRNAs in',targetgene),ylab='Read counts',xlab='Samples',xlim=c(0.7,length(vali)+0.3),ylim = yrange,col=colors[(i %% length(colors))],xaxt='n',log='y')
    axis(1,at=1:length(vali),labels=(collabel),las=2)
    # lines(0:100,rep(1,101),col='black');
  }else{
    lines(1:length(vali),vali,type='b',pch=20,col=colors[(i %% length(colors))])
  }
}



dev.off()
Sweave("S10B_c0_t3_summary.Rnw");
library(tools);

texi2dvi("S10B_c0_t3_summary.tex",pdf=TRUE);
